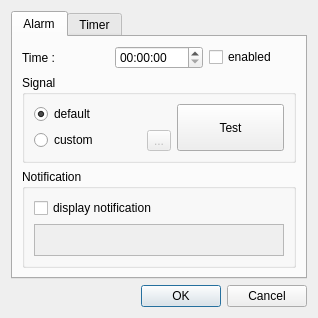
<?xml version="1.0" encoding="UTF-8"?>
<ui version="4.0">
 <class>SettingsDlg</class>
 <widget class="QDialog" name="SettingsDlg">
  <property name="geometry">
   <rect>
    <x>0</x>
    <y>0</y>
    <width>318</width>
    <height>315</height>
   </rect>
  </property>
  <property name="windowTitle">
   <string>Dialog</string>
  </property>
  <layout class="QVBoxLayout" name="verticalLayout">
   <item>
    <widget class="QTabWidget" name="tabWidget">
     <property name="currentIndex">
      <number>0</number>
     </property>
     <widget class="QWidget" name="tab">
      <attribute name="title">
       <string>Alarm</string>
      </attribute>
      <layout class="QGridLayout" name="gridLayout_2">
       <item row="0" column="0">
        <widget class="QLabel" name="label">
         <property name="text">
          <string>Time :</string>
         </property>
        </widget>
       </item>
       <item row="0" column="1">
        <widget class="QTimeEdit" name="time_edit"/>
       </item>
       <item row="0" column="2">
        <widget class="QCheckBox" name="alarm_enabled">
         <property name="text">
          <string>enabled</string>
         </property>
        </widget>
       </item>
       <item row="1" column="0" colspan="3">
        <widget class="QGroupBox" name="groupBox">
         <property name="title">
          <string>Signal</string>
         </property>
         <layout class="QGridLayout" name="gridLayout">
          <item row="1" column="0">
           <widget class="QRadioButton" name="custom_signal">
            <property name="text">
             <string>custom</string>
            </property>
           </widget>
          </item>
          <item row="1" column="1">
           <widget class="QToolButton" name="browse_btn">
            <property name="enabled">
             <bool>false</bool>
            </property>
            <property name="text">
             <string>...</string>
            </property>
           </widget>
          </item>
          <item row="0" column="0">
           <widget class="QRadioButton" name="default_signal">
            <property name="text">
             <string>default</string>
            </property>
            <property name="checked">
             <bool>true</bool>
            </property>
           </widget>
          </item>
          <item row="0" column="2" rowspan="2">
           <widget class="QPushButton" name="test_btn">
            <property name="sizePolicy">
             <sizepolicy hsizetype="Minimum" vsizetype="Preferred">
              <horstretch>0</horstretch>
              <verstretch>0</verstretch>
             </sizepolicy>
            </property>
            <property name="text">
             <string>Test</string>
            </property>
           </widget>
          </item>
         </layout>
        </widget>
       </item>
       <item row="2" column="0" colspan="3">
        <widget class="QGroupBox" name="groupBox_2">
         <property name="title">
          <string>Notification</string>
         </property>
         <layout class="QGridLayout" name="gridLayout_3">
          <item row="0" column="0">
           <widget class="QCheckBox" name="notification_enabled">
            <property name="text">
             <string>display notification</string>
            </property>
           </widget>
          </item>
          <item row="1" column="0">
           <widget class="QPlainTextEdit" name="message_edit">
            <property name="enabled">
             <bool>false</bool>
            </property>
            <property name="sizePolicy">
             <sizepolicy hsizetype="Expanding" vsizetype="Fixed">
              <horstretch>0</horstretch>
              <verstretch>0</verstretch>
             </sizepolicy>
            </property>
            <property name="minimumSize">
             <size>
              <width>0</width>
              <height>30</height>
             </size>
            </property>
            <property name="maximumSize">
             <size>
              <width>16777215</width>
              <height>60</height>
             </size>
            </property>
           </widget>
          </item>
         </layout>
        </widget>
       </item>
      </layout>
      <zorder>time_edit</zorder>
      <zorder>label</zorder>
      <zorder>groupBox</zorder>
      <zorder>alarm_enabled</zorder>
      <zorder>groupBox_2</zorder>
     </widget>
     <widget class="QWidget" name="tab_2">
      <attribute name="title">
       <string>Timer</string>
      </attribute>
     </widget>
    </widget>
   </item>
   <item>
    <widget class="QDialogButtonBox" name="buttonBox">
     <property name="orientation">
      <enum>Qt::Horizontal</enum>
     </property>
     <property name="standardButtons">
      <set>QDialogButtonBox::Cancel|QDialogButtonBox::Ok</set>
     </property>
    </widget>
   </item>
  </layout>
 </widget>
 <resources/>
 <connections>
  <connection>
   <sender>buttonBox</sender>
   <signal>accepted()</signal>
   <receiver>SettingsDlg</receiver>
   <slot>accept()</slot>
   <hints>
    <hint type="sourcelabel">
     <x>221</x>
     <y>305</y>
    </hint>
    <hint type="destinationlabel">
     <x>157</x>
     <y>274</y>
    </hint>
   </hints>
  </connection>
  <connection>
   <sender>buttonBox</sender>
   <signal>rejected()</signal>
   <receiver>SettingsDlg</receiver>
   <slot>reject()</slot>
   <hints>
    <hint type="sourcelabel">
     <x>221</x>
     <y>305</y>
    </hint>
    <hint type="destinationlabel">
     <x>286</x>
     <y>274</y>
    </hint>
   </hints>
  </connection>
  <connection>
   <sender>custom_signal</sender>
   <signal>toggled(bool)</signal>
   <receiver>browse_btn</receiver>
   <slot>setEnabled(bool)</slot>
   <hints>
    <hint type="sourcelabel">
     <x>71</x>
     <y>119</y>
    </hint>
    <hint type="destinationlabel">
     <x>152</x>
     <y>123</y>
    </hint>
   </hints>
  </connection>
  <connection>
   <sender>notification_enabled</sender>
   <signal>toggled(bool)</signal>
   <receiver>message_edit</receiver>
   <slot>setEnabled(bool)</slot>
   <hints>
    <hint type="sourcelabel">
     <x>95</x>
     <y>182</y>
    </hint>
    <hint type="destinationlabel">
     <x>98</x>
     <y>211</y>
    </hint>
   </hints>
  </connection>
 </connections>
</ui>
